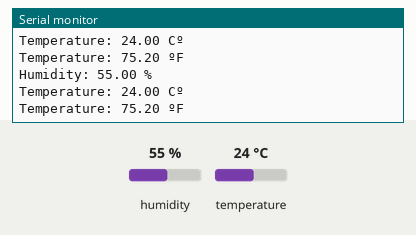
This sketch was run on a simulated ESP32. On the bench: the last lines printed to the serial monitor. The inputs (shaded band) are chosen by the test bench; at power-on: humidity 55 %, temperature 24 °C.

Above: at 5.8 s.
5.9 s: humidity set to 22 %
At 10.9 s:
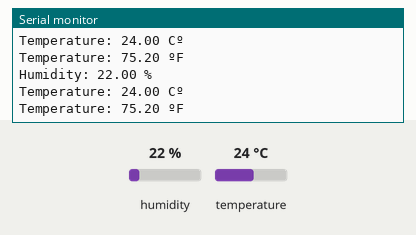
11.9 s: temperature set to 12 °C
At 15.8 s:
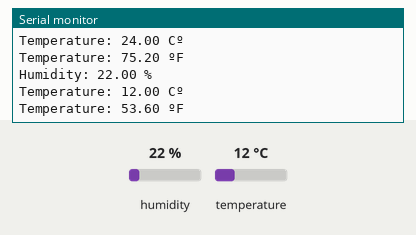
17.9 s: humidity set to 40 %
At 20.6 s:
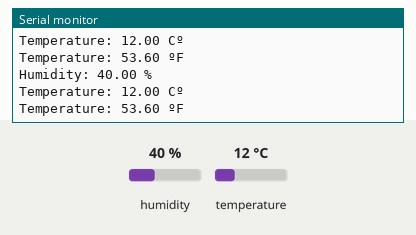
Timing chart, 0 to 22.1 s (numbered marks = the images above; inputs shaded):
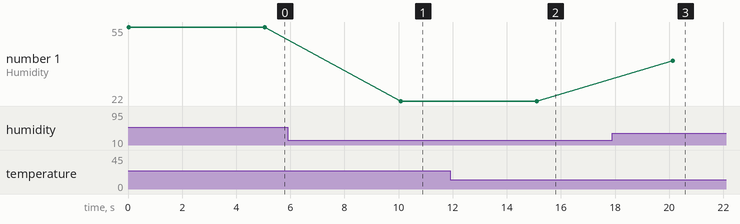

The sketch:

ESP32-SENSOR-humidity-temperature.ino
```cpp
#include <DHT.h>

#define dhtSensorPin 15
#define dhtSensorType DHT11

DHT dhtSensor(dhtSensorPin, dhtSensorType);

void setup() {
  Serial.begin(9600);
  dhtSensor.begin();
}

void loop() {
  float humedad = dhtSensor.readHumidity();
  float tempC = dhtSensor.readTemperature();
  float tempF = dhtSensor.readTemperature(true);

  if (isnan(humedad) || isnan(tempC) || isnan(tempF)) {
    Serial.println("Error al leer datos del sensor DHT11");

  } else {
    Serial.print("Humidity: ");
    Serial.print(humedad);
    Serial.print(" %");
    Serial.println();

    Serial.print("Temperature: ");
    Serial.print(tempC);
    Serial.print(" Cº");
    Serial.println();

    Serial.print("Temperature: ");
    Serial.print(tempF);
    Serial.print(" ºF");
    Serial.println();
    Serial.println();
  }
  delay(5000);
}
```

Measured:
- after the input at 5.9 s, the serial monitor: prints a new line after 4.2 s (image 1)
- after the input at 11.9 s, the serial monitor: prints a new line after 3.2 s (image 2)
- after the input at 17.9 s, the serial monitor: prints a new line after 2.2 s (image 3)
- plotted number 1: 55 → 22 after the input at 5.9 s, 22 → 40 after the input at 17.9 s
